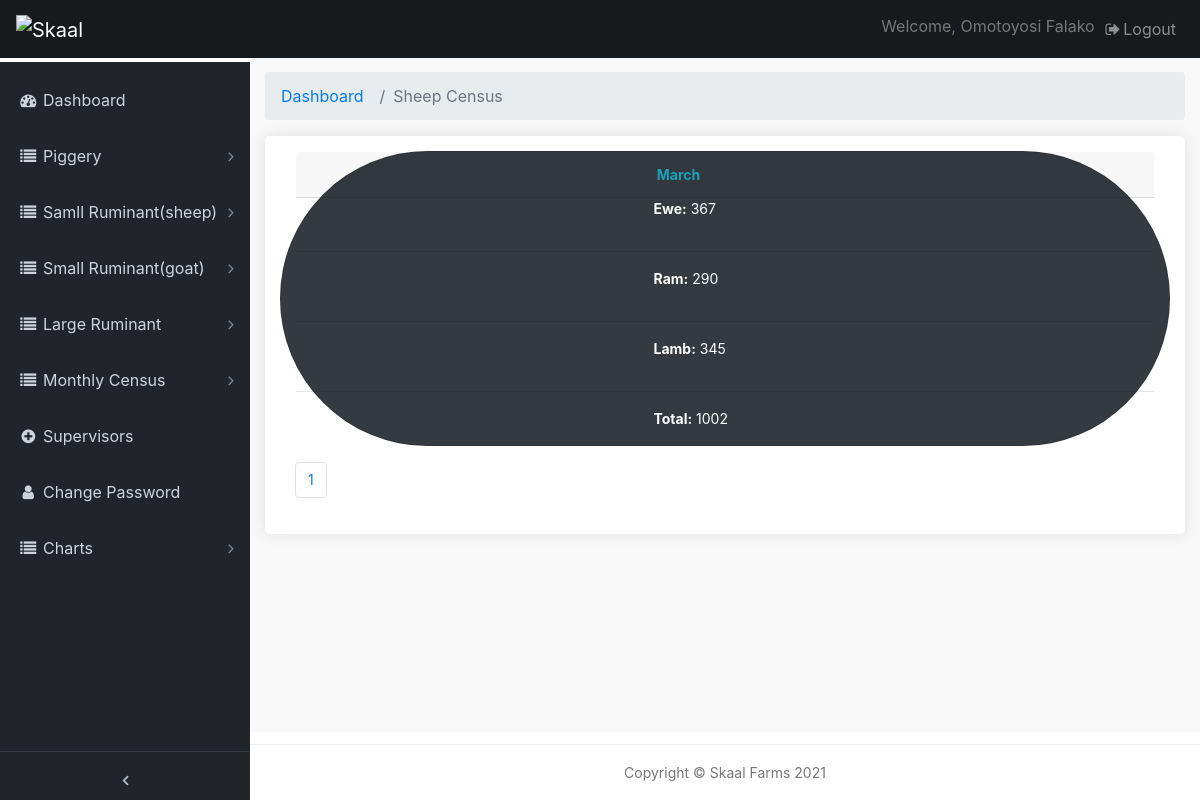
The app's page /pages/sheep-population-records (signed in), older data.
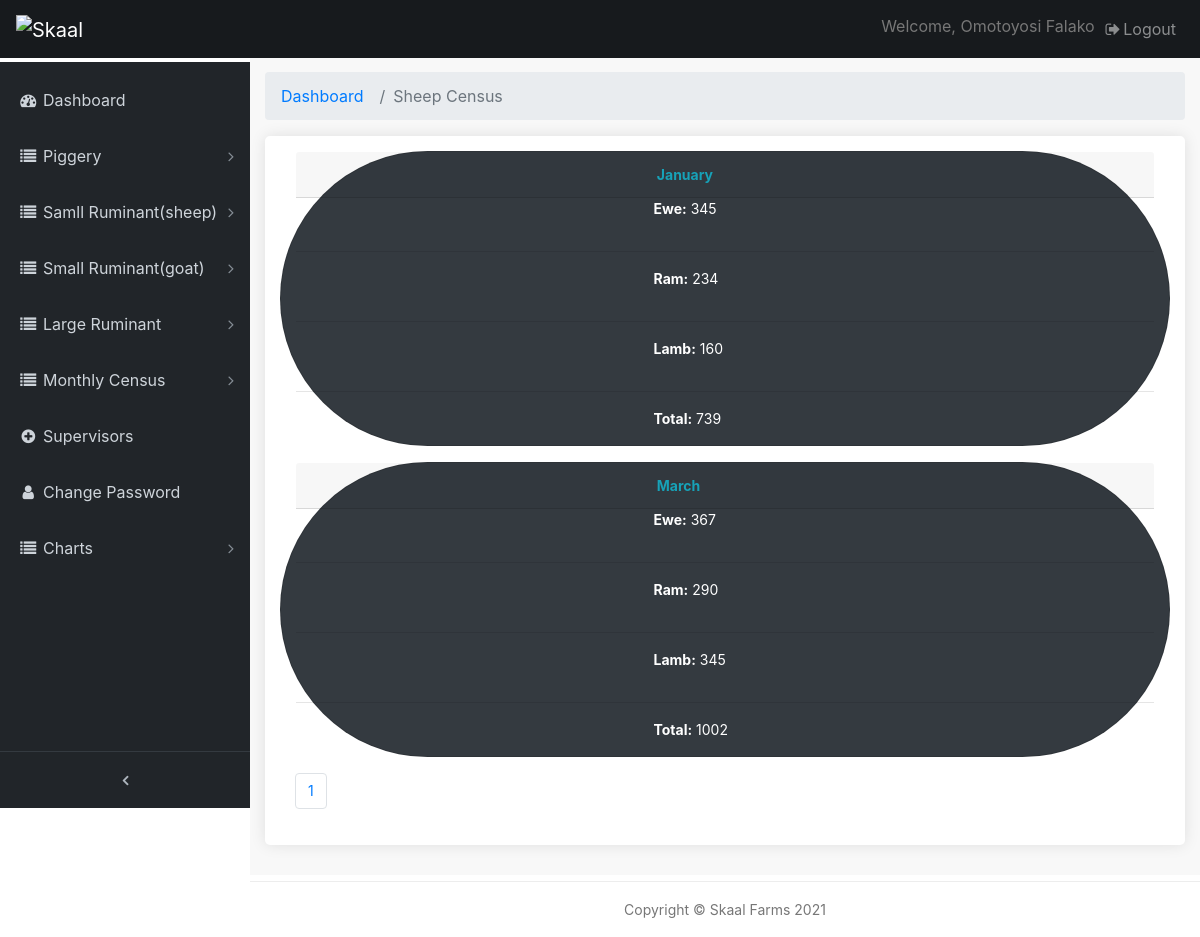
The same page, newer data.
### farmrecord/models.py (models this page shows, shortened)
class SheepCensusPop(models.Model):
    JANUARY = 'January'
    FEBRUARY = 'February'
    MARCH = 'March'
    APRIL = 'April'
    MAY = 'May'
    JUNE = 'June'
    JULY = 'July'
    AUGUST = 'August'
    SEPTEMBER = 'September'
    OCTOBER = 'October'
    NOVEMBER = 'November'
    DECEMBER = 'December'
    CHOOSE = ''
    MONTHS=[
        (JANUARY, 'January'),
        (FEBRUARY, 'February'),
        (MARCH, 'March'),
        (APRIL, 'April'),
        (MAY, 'May'),
        (JUNE, 'June'),
        (JULY, 'July'),
        (AUGUST, 'August'),
        (SEPTEMBER, 'September'),
        (OCTOBER, 'October'),
        (NOVEMBER, 'November'),
        (DECEMBER, 'December'),
        (CHOOSE, 'Select month')
    ]
    date = models.DateField(default=timezone.now)
    month = models.CharField(max_length=50, choices=MONTHS, default=CHOOSE)
    ewe_population = models.PositiveIntegerField(verbose_name='Ewes Population', null=True, blank=True)
    ram_population = models.PositiveIntegerField(verbose_name='Rams Population', null=True, blank=True)
    lamb_population = models.PositiveIntegerField(verbose_name='Lambs Population', null=True, blank=True)
    def adds(self):
        return self.ewe_population + self.ram_population + self.lamb_population

### farmrecord/views.py (the view)
# urls.py: path('sheep-population-records', views.censheep_view, name='censheep_view'),
@login_required(login_url='/admin-page/login')
def censheep_view(request):
    censheepv = SheepCensusPop.objects.order_by('-date')
    paginatescv = Paginator(censheepv, 12)
    page_number = request.GET.get('page')
    scv_page_obj = paginatescv.get_page(page_number)
    nums = "a" * scv_page_obj.paginator.num_pages
    context = {
        'scv_page_obj' : scv_page_obj,
        'nums' : nums
    }
    return render(request, 'sheep-cenv.html', context)

### templates/sheep-cenv.html (shortened to what this page needs)
{% extends 'base.html' %}
{% load crispy_forms_tags %}
{% load static %}
{% block content %}
  <div class="content-wrapper">
    <div class="container-fluid">
      <ol class="breadcrumb">
        <li class="breadcrumb-item">
          <a href="#">Dashboard</a>
        </li>
        <li class="breadcrumb-item active">Sheep Census</li>
      </ol>
		<div class="box_general padding_bottom">
            {% if scv_page_obj %}
            {% for b in scv_page_obj %}
            <div class="row mb-3">
                <div class="col-12 bg-dark rounded-pill card">
                    <div class="card-header">
                        <b class="text-info offset-5">{{ b.month }}</b>
                    </div>
                    <div>
                        <p class="text-white offset-5">
                            <b>Ewe:</b>  {{ b.ewe_population}}
                        </p>
                    </div>
                    <hr>
                    <div >
                        <p class="text-white offset-5">
                            <b> Ram:</b> {{ b.ram_population}}
                        </p>
                    </div>
                    <hr>
                    <div >
                        <p class="text-white offset-5">
                            <b> Lamb:</b> {{ b.lamb_population}}
                        </p>
                    </div>
                    <hr>
                    <div>
                        <p class="text-white offset-5">
                            <b> Total:</b> {{ b.adds}}
                        </p>
                    </div>
                </div>
            </div>
            {% endfor %}
            {% endif %}
            <div>
                <nav aria-label="Page navigation example">
                  <ul class="pagination">
                   {% for i in nums %}
                    <li class="page-item"><a href="?page={{ forloop.counter }}" class="page-link active">{{ forloop.counter }}</a></li>
                   {% endfor %}
                  </ul>
                </nav>
              </div>
		</div>
	  </div>
   	</div>
  {% endblock %}

Row changes from the older to the newer data that the page shows:
added SheepCensusPop: month "January", ewe_population "345", ram_population "234", lamb_population "160", adds "739"
